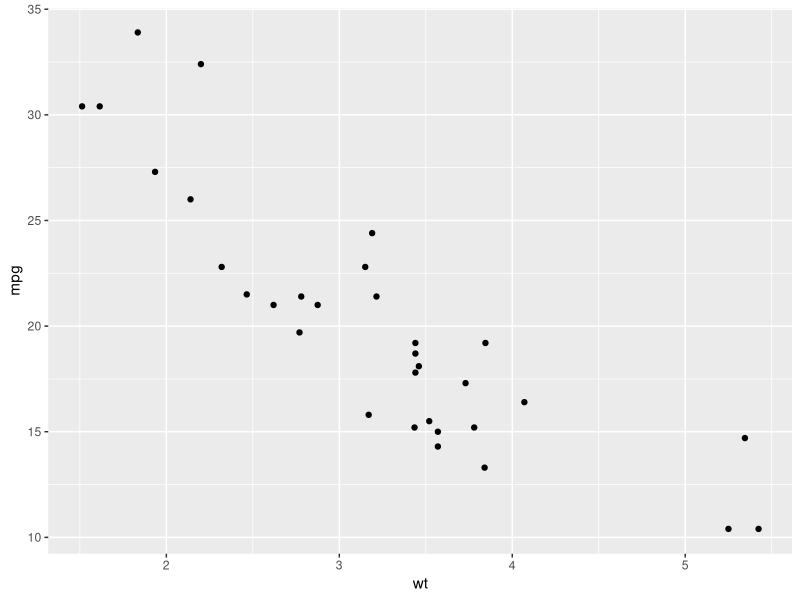
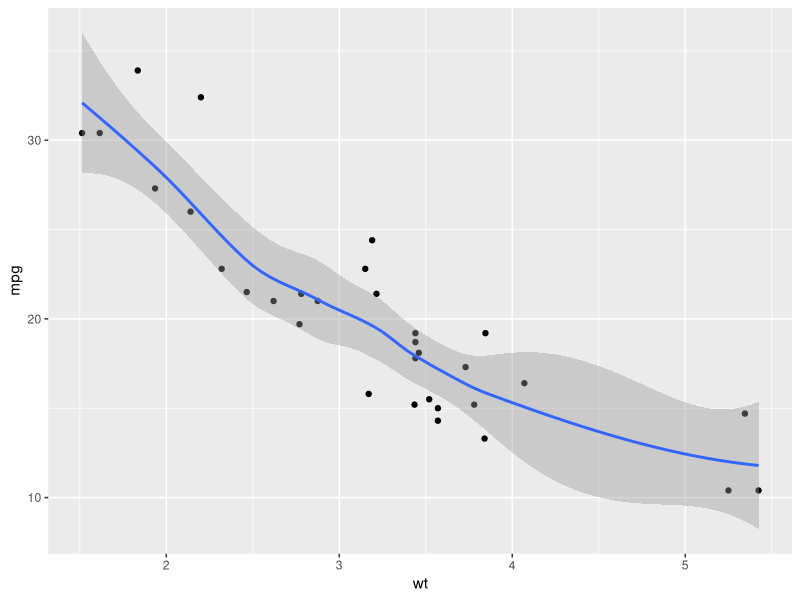
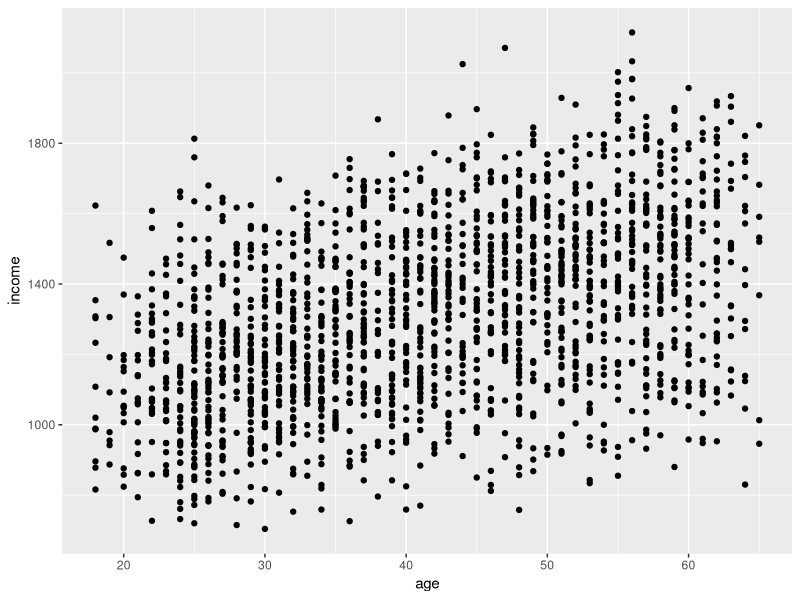
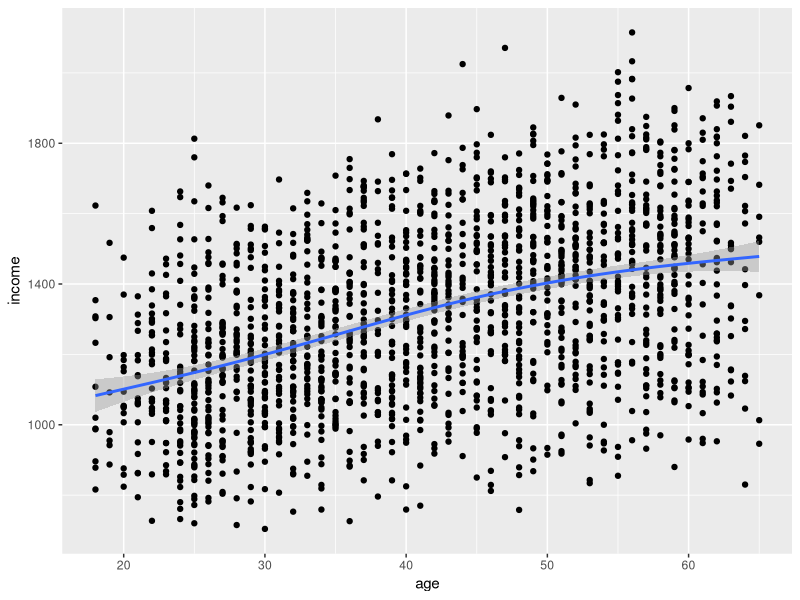
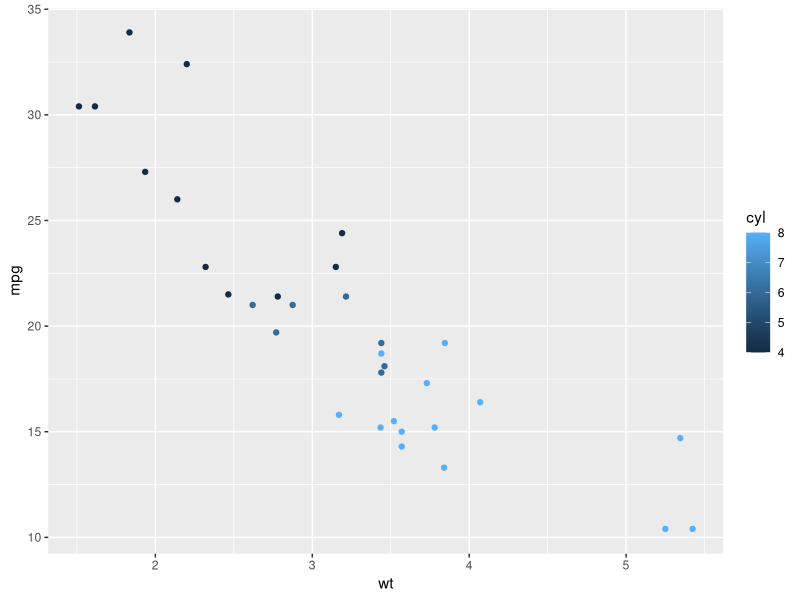
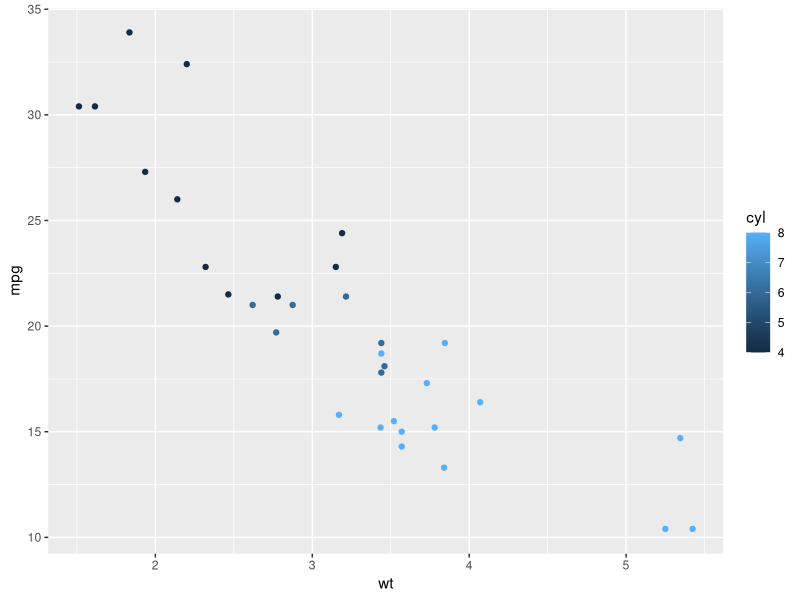
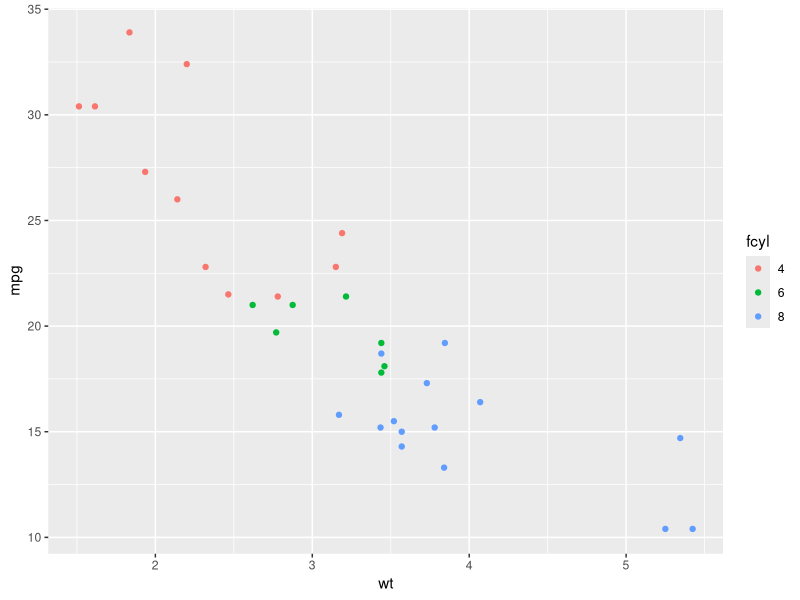
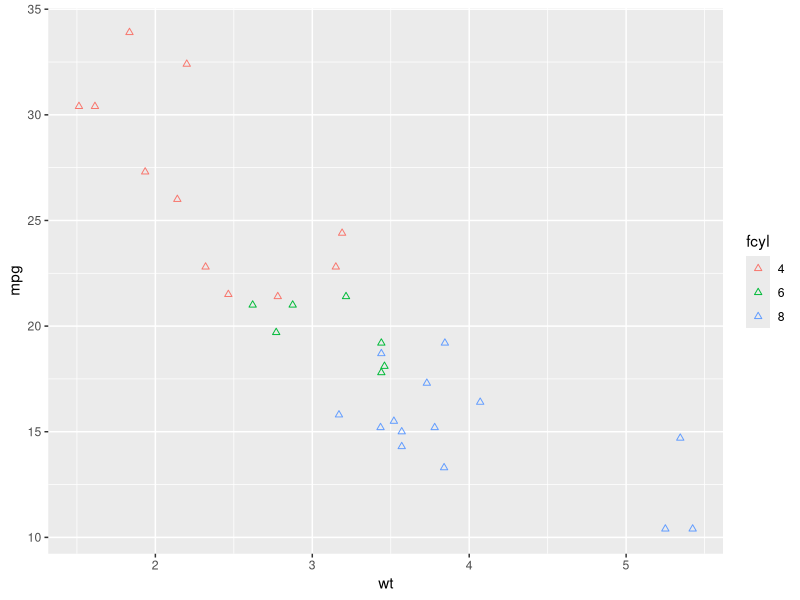

Generate these figures, in order, with R:
## ---- chunk 1
# import packages
library(tidyverse) #ggplot2 is part of the tidyverse
## ---- chunk 2
# Using mtcars dataset
str(mtcars)
## ---- chunk 3
# Basic scatter plot with 1 geom (Continuous Variable)
ggplot(mtcars,               #data source
       aes(x = wt,           # mapping wt to x
           y = mpg)) +       # mapping mpg to y
  geom_point()               # add geom layer
 
## ---- chunk 4
# Basic scatter plot with 2 geoms
ggplot(mtcars,               
       aes(x = wt,           
           y = mpg)) +       
  geom_point() +
  geom_smooth()
? geom_smooth()
## ---- chunk 5

data <- read.csv("../data/income.csv")

## ---- chunk 6

ggplot(data,
       aes(x=age,y=income)) +
  geom_point()
## ---- chunk 7

ggplot(data,
       aes(x=age,y=income)) +
  geom_point() + geom_smooth()


## ---- chunk 8
# base layer
ggplot(mtcars,               
       aes(x = wt,           
           y = mpg,
           color = cyl)) +       
  geom_point()  
## ---- chunk 9
# geom layer
ggplot(mtcars,               
       aes(x = wt,           
           y = mpg)) +       
  geom_point(aes(color = cyl)) 
str(mtcars$cyl)
## ---- chunk 10
# Convert cyl from numeric to factor
mtcars$fcyl <- as.factor(mtcars$cyl)
unique(mtcars$cyl)
## ---- chunk 11
ggplot(mtcars,               
       aes(x = wt,           
           y = mpg,
           color = fcyl)) +       
  geom_point() 

str(mtcars$fcyl)
## ---- chunk 12
# Color refers to the outline of the shape.
ggplot(mtcars,               
       aes(x = wt,           
           y = mpg,
           color = fcyl)) +       
  geom_point(shape = 24) # shape is being used as an attribute (will effect all markers the homogeneously)
## ---- chunk 13
# An exception is point markers. Instead of fill, use color to change the inside color

ggplot(mtcars,               
       aes(x = wt,           
           y = mpg,
           color = fcyl)) +       
  geom_point() 
## ---- chunk 14
# Fill refers to the inside color
ggplot(mtcars,               
       aes(x = wt,           
           y = mpg,
           fill = fcyl)) +       
  geom_point(shape = 24) 
## ---- chunk 15
# Some shapes allow color and fill
ggplot(mtcars,               
       aes(x = wt,           
           y = mpg,
           fill = fcyl)) +       
  geom_point(shape = 21, color  = 'white', size = 12) 
## ---- chunk 16

data$fedu <- as.factor(data$edu)

ggplot(data, aes(x=age, y=income, color=fedu)) + 
  geom_point() + 
  geom_smooth()
## ---- chunk 17
# The default shape for geom_point() is 19 (solid circle)
# All available shapes can be found using ?points

# Map fcyl to shape

ggplot(mtcars,               
       aes(x = wt,           
           y = mpg,
           shape = fcyl)) +       
  geom_point() 

## ---- chunk 18
# change shape and color by fcyl (although this is redundant information)
ggplot(mtcars,               
       aes(x = wt,           
           y = mpg,
           color = fcyl)) +       
  geom_point(aes(shape = fcyl)) 
## ---- chunk 19
data$fsex <- as.factor(data$sex)

ggplot(data, aes(x=age,y=income, shape=fsex)) + 
  geom_point(aes(color=fsex)) +
  geom_smooth(aes(color=fsex))

## ---- chunk 20
# to change marker size overall, use size argument as attribute
ggplot(mtcars,               
       aes(x = wt,           
           y = mpg,
           fill = fcyl)) +       
  geom_point(shape = 21, color  = 'white', size = 12) 
## ---- chunk 21
# To change marker size dependent on variable info, place inside aesthetics mapping. 
ggplot(mtcars,               
       aes(x = wt,           
           y = mpg,
           size = fcyl)) +       
  geom_point() 
## ---- chunk 22
# inside aesthetics mapping, transparency will be determined by variable
ggplot(mtcars,               
       aes(x = wt,           
           y = mpg,
           alpha = fcyl)) +       
  geom_point()
## ---- chunk 23
# as attribute, all markers will be made the same transparency
ggplot(data, aes(age, income, color = fedu)) +       
  geom_point(alpha = .6) 
## ---- chunk 24
# in aesthetic layer
ggplot(mtcars,               
       aes(x = wt,           
           y = mpg,
           linetype = fcyl)) +       
  geom_line()                   # Note change in geom layer
## ---- chunk 25
# as an attribute
ggplot(mtcars,               
       aes(x = wt,           
           y = mpg )) +       
  geom_line(linetype = 'dashed')
## ---- chunk 26
ggplot(mtcars,               
       aes(x = wt,           
           y = mpg,
           label = fcyl)) +       
  geom_text()                 # Note change in geom layer
## ---- chunk 27

ggplot(data, aes(x=age, y=income, size=fedu, color=fsex, alpha=0.6)) + 
  geom_point()

## ---- chunk 28
ggplot(mtcars,               
       aes(x = wt,           
           y = mpg,
           color = fcyl)) +  # aesthetic     
  geom_point() +
  geom_smooth(color = 'pink', fill = 'white') # attribute
## ---- chunk 29
# using HEX 

ggplot(mtcars,               
       aes(x = wt,           
           y = mpg,
           color = fcyl)) +  # aesthetic     
  geom_point() +
  geom_smooth(color = '#2A9D8F', fill = '#FFFFFF') # attribute
## ---- chunk 30
# using HEX assigned to a variable

my_color = '#2A9D8F'
my_fill = '#FFFFFF'

ggplot(mtcars,               
       aes(x = wt,           
           y = mpg,
           color = fcyl)) +  # aesthetic     
  geom_point() +
  geom_smooth(color = my_color, fill = my_fill) # attribute
## ---- chunk 31
ggplot(mtcars,               
       aes(x = wt,           
           y = mpg,
           color = fcyl)) +  # aesthetic     
  geom_point(size = 10) +  # attribute
  geom_smooth(color = my_color, fill = my_fill) # attribute
## ---- chunk 32
ggplot(mtcars,               
       aes(x = wt,           
           y = mpg,
           color = fcyl)) +  # aesthetic     
  geom_point(size = 10, alpha = 0.4) +  # attribute
  geom_smooth(color = my_color, fill = my_fill) # attribute
## ---- chunk 33
ggplot(mtcars,               
       aes(x = wt,           
           y = mpg,
           color = fcyl)) +  # aesthetic     
  geom_point(size = 10, alpha = 0.4) +  # attribute
  geom_smooth(color = my_color, fill = my_fill, linetype = 'dashed') # attribute
## ---- chunk 34
ggplot(mtcars,               
       aes(x = wt,           
           y = mpg,
           color = fcyl)) +  # aesthetic     
  geom_point(size = 10, alpha = 0.4) +  # attribute
  geom_smooth(color = my_color, fill = my_fill, linetype = 'dashed') +  # attribute
  geom_text(label = rownames(mtcars), size = 3) # attribute
## ---- chunk 35
# labeling titles, y-axis, x-axis
ggplot(mtcars,               
       aes(x = wt,           
           y = mpg,
           color = fcyl)) +  # aesthetic     
  geom_point(size = 10, alpha = 0.4) +  # attribute
  geom_smooth(color = my_color, fill = my_fill, linetype = 'dashed') +  # attribute
  geom_text(label = rownames(mtcars), size = 2) + # attribute
  labs(
    title = 'MTCARS',
    subtitle = 'DS2003',
    caption = 'making charts is fun') +
  ylab('Miles per Gallon (MPG)') +
  xlab('Weight (Tons)')
    
  
## ---- chunk 36
# labeling legend, using tag
ggplot(mtcars,               
       aes(x = wt,           
           y = mpg,
           color = fcyl)) +  # aesthetic     
  geom_point(size = 10, alpha = 0.4) +  # attribute
  geom_smooth(color = my_color, fill = my_fill, linetype = 'dashed') +  # attribute
  geom_text(label = rownames(mtcars), size = 3) + # attribute
  labs(
    title = 'MTCARS',
    subtitle = 'DS2003',
    caption = 'making charts is fun') +
  ylab('Miles per Gallon (MPG)') +
  xlab('Weight (Tons)') +
  labs(color = 'Cylinders', tag = 'A')

## to remove a label set it equal to NULL
## ---- chunk 37
# position = 'identity' is default
ggplot(iris,     # new dataset               
       aes(x = Sepal.Length,           
           y = Sepal.Width,
           color = Species)) +       
  geom_point(position = 'identity') # in practice, don't need to specify default 

## ---- chunk 38
# Jitter
ggplot(iris,     # new dataset               
       aes(x = Sepal.Length,           
           y = Sepal.Width,
           color = Species)) +       
  geom_point(position = 'jitter') 

# adds noise to x & y axis so all data points can be seen (no overlap)
## ---- chunk 39
# All position arguments can also be used as functions. Helps with consistency across graphs

preset_jitter <- position_jitter (0.1, seed = 123) # how much noise

ggplot(iris,     # new dataset               
       aes(x = Sepal.Length,           
           y = Sepal.Width,
           color = Species)) +       
  geom_point(position = preset_jitter) 
## ---- chunk 40
ggplot(iris,     # new dataset               
       aes(Sepal.Length,
           fill = Species)) +       
  geom_bar() 
## ---- chunk 41
ggplot(iris,     # new dataset               
       aes(Sepal.Length,
           fill = Species)) +       
  geom_bar(position = 'dodge') 
## ---- chunk 42
# others are position_jitterdodge(), position_nudge(), and position_stack()/position_fill()
## ---- chunk 43
# Includes the scales seen above. 

# x-axis limits
ggplot(iris,                   
       aes(x = Sepal.Length,           
           y = Sepal.Width,
           color = Species)) +       
  geom_point(position = preset_jitter) + 
  xlim(5, 7)

## ---- chunk 44
# Reverse axis
ggplot(iris,                   
       aes(x = Sepal.Length,           
           y = Sepal.Width,
           color = Species)) +       
  geom_point(position = preset_jitter) + 
  xlim(7, 5)
## ---- chunk 45
# y-axis limits
ggplot(iris,                   
       aes(x = Sepal.Length,           
           y = Sepal.Width,
           color = Species)) +       
  geom_point(position = preset_jitter) + 
  ylim(2.5, 4)


## ---- chunk 46
# color scales
ggplot(iris,                   
       aes(x = Sepal.Length,           
           y = Sepal.Width,
           color = Species)) +       
  geom_point(position = preset_jitter) + 
  scale_colour_brewer()

# so many color scales
## ---- chunk 47
# Bar Graphs
# geom_bar()

ggplot(mtcars, aes(fcyl)) +
  geom_bar() # counts the number of cases at each x position
## ---- chunk 48
# Calculate Descriptive Statistics
# this is using dpylr

mtcars %>%
  select(fcyl, wt) %>%
  gather(key, value, -fcyl) %>%
  group_by(fcyl) %>%
  summarise(avg = mean(value),
            sd = sd(value)) -> mtcars_summary_long

mtcars_summary_long
## ---- chunk 49
# Bar Graphs
# geom_col()
ggplot(mtcars_summary_long, aes(fcyl, avg)) +
  geom_col() + # plots actual values
  geom_errorbar(aes(ymin = avg - sd,
                    ymax = avg + sd),
                width = 0.1, 
                color = 'orange')
## ---- chunk 50
#Bar Graph
# stat_count() - similar to geom_bar()
ggplot(mtcars, aes(fcyl)) +
  stat_count()
## ---- chunk 51

ggplot(data, aes(fedu)) + 
  stat_count()

## ---- chunk 52
#boxplot
ggplot(mtcars, aes(fcyl, mpg)) +
  geom_boxplot()
## ---- chunk 53
# violin plot
ggplot(mtcars, aes(fcyl, mpg)) +
  geom_violin(scale = 'count', draw_quantiles = c(.25, .5, .75)) +
  geom_jitter(height = 0, width = 0.1)
## ---- chunk 54
# density plots & reference lines
ggplot(mtcars, aes(mpg)) +
  geom_density() +
  geom_vline(xintercept = mean(mtcars$mpg))
## ---- chunk 55
# dotplot
ggplot(mtcars, aes(mpg)) +
  geom_dotplot(binwidth = 1, aes(fill = fcyl)) +
  scale_color_hue()
## ---- chunk 56
# geom layers from 2 different data sets
mtcars %>%
  group_by(fcyl) %>%
  summarise_all(mean) -> cars_summary
## ---- chunk 57
ggplot(mtcars, aes(mpg, wt, color = fcyl)) +
  geom_point(shape = 1) +
  geom_point(data = cars_summary, size = 5)
  
## ---- chunk 58
ggplot(mtcars, aes(mpg, wt, color = hp)) +
  geom_point() +
  facet_wrap(vars(fcyl))
## ---- chunk 59
ggplot(mtcars, aes(mpg, wt, color = hp)) +
  geom_point() +
  facet_grid(vars(fcyl), vars(gear))
## ---- chunk 60
# Minimal
ggplot(mtcars, aes(mpg, wt, color = hp)) +
  geom_point() +
  theme_minimal()
## ---- chunk 61
# Classic
ggplot(mtcars, aes(mpg, wt, color = hp)) +
  geom_point() +
  theme_classic()
## ---- chunk 62
# Light

ggplot(mtcars, aes(mpg, wt, color = hp)) +
  geom_point() +
  theme_light()
## ---- chunk 63
# There are a lot of themes built in to ggplot and plenty you can import
